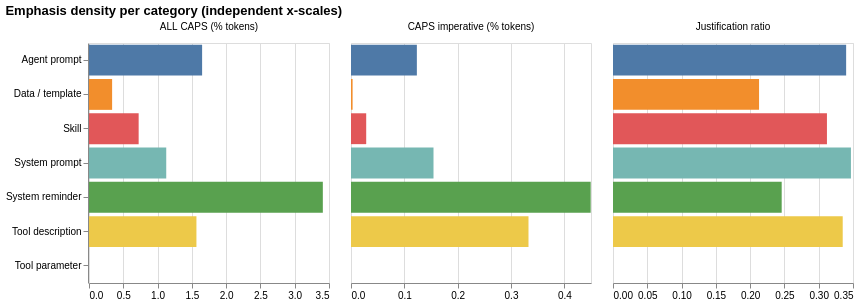

Notebook code cell kept with this figure:
### Markdown cell above
### Emphasis density per category (3-panel)

ALL CAPS density / CAPS-imperative density / justification ratio per category, on independent x-scales (the three live on different magnitudes; comparing within a panel is the meaningful read). **System reminders** typically lead the ALL CAPS panel; **Tool descriptions** lead the CAPS-imperative panel; the justification-ratio panel runs low across all categories — most rules are issued without a stated reason.

### Code cell
"""Emphasis: ALL CAPS, CAPS imperative, justification ratio per category — Altair."""

emphasis_long = pd.DataFrame([
    {"category": cat, "metric": metric, "value": value}
    for cat in cats
    for metric, value in [
        ("ALL CAPS (% tokens)",
            by_category[cat]["metrics"]["all_caps"]["pct"]),
        ("CAPS imperative (% tokens)",
            by_category[cat]["metrics"]["caps_imperative"]["pct"]),
        ("Justification ratio",
            by_category[cat]["metrics"]["justification"]["ratio"]),
    ]
])

emphasis_chart = (
    alt.Chart(emphasis_long)
    .mark_bar()
    .encode(
        x=alt.X("value:Q", title=None),
        y=alt.Y("category:N", sort=cats, title=None),
        color=alt.Color("category:N",
                         scale=alt.Scale(domain=cats,
                                         range=[CATEGORY_COLORS[c] for c in cats]),
                         legend=None),
        column=alt.Column("metric:N", title=None,
                            sort=["ALL CAPS (% tokens)",
                                  "CAPS imperative (% tokens)",
                                  "Justification ratio"]),
        tooltip=[alt.Tooltip("category:N"),
                 alt.Tooltip("metric:N"),
                 alt.Tooltip("value:Q", format=".3f")],
    )
    .resolve_scale(x="independent")
    .properties(width=240, height=240,
                title="Emphasis density per category (independent x-scales)")
)
save_chart(emphasis_chart, "11-emphasis-3panel")

### Figure 1 — Vega-Lite specification as saved in the notebook (floating-point values rounded to 4 significant figures)
{"config": {"view": {"continuousWidth": 300, "continuousHeight": 300}}, "data": {"name": "data-4a2b7f6f84469c93f34e3229f627f7ff"}, "mark": {"type": "bar"}, "encoding": {"color": {"field": "category", "legend": null, "scale": {"domain": ["Agent prompt", "Data / template", "Skill", "System prompt", "System reminder", "Tool description", "Tool parameter"], "range": ["#4e79a7", "#f28e2c", "#e15759", "#76b7b2", "#59a14f", "#edc949", "#af7aa1"]}, "type": "nominal"}, "column": {"field": "metric", "sort": ["ALL CAPS (% tokens)", "CAPS imperative (% tokens)", "Justification ratio"], "title": null, "type": "nominal"}, "tooltip": [{"field": "category", "type": "nominal"}, {"field": "metric", "type": "nominal"}, {"field": "value", "format": ".3f", "type": "quantitative"}], "x": {"field": "value", "title": null, "type": "quantitative"}, "y": {"field": "category", "sort": ["Agent prompt", "Data / template", "Skill", "System prompt", "System reminder", "Tool description", "Tool parameter"], "title": null, "type": "nominal"}}, "height": 240, "resolve": {"scale": {"x": "independent"}}, "title": "Emphasis density per category (independent x-scales)", "width": 240, "$schema": "https://vega.github.io/schema/vega-lite/v6.4.1.json", "datasets": {"data-4a2b7f6f84469c93f34e3229f627f7ff": [{"category": "Agent prompt", "metric": "ALL CAPS (% tokens)", "value": 1.65}, {"category": "Agent prompt", "metric": "CAPS imperative (% tokens)", "value": 0.1235}, {"category": "Agent prompt", "metric": "Justification ratio", "value": 0.34}, {"category": "Data / template", "metric": "ALL CAPS (% tokens)", "value": 0.3371}, {"category": "Data / template", "metric": "CAPS imperative (% tokens)", "value": 0.003}, {"category": "Data / template", "metric": "Justification ratio", "value": 0.213}, {"category": "Skill", "metric": "ALL CAPS (% tokens)", "value": 0.7241}, {"category": "Skill", "metric": "CAPS imperative (% tokens)", "value": 0.0285}, {"category": "Skill", "metric": "Justification ratio", "value": 0.312}, {"category": "System prompt", "metric": "ALL CAPS (% tokens)", "value": 1.127}, {"category": "System prompt", "metric": "CAPS imperative (% tokens)", "value": 0.1547}, {"category": "System prompt", "metric": "Justification ratio", "value": 0.347}, {"category": "System reminder", "metric": "ALL CAPS (% tokens)", "value": 3.41}, {"category": "System reminder", "metric": "CAPS imperative (% tokens)", "value": 0.4494}, {"category": "System reminder", "metric": "Justification ratio", "value": 0.246}, {"category": "Tool description", "metric": "ALL CAPS (% tokens)", "value": 1.567}, {"category": "Tool description", "metric": "CAPS imperative (% tokens)", "value": 0.3328}, {"category": "Tool description", "metric": "Justification ratio", "value": 0.335}, {"category": "Tool parameter", "metric": "ALL CAPS (% tokens)", "value": 0.0}, {"category": "Tool parameter", "metric": "CAPS imperative (% tokens)", "value": 0.0}, {"category": "Tool parameter", "metric": "Justification ratio", "value": 0.0}]}}
